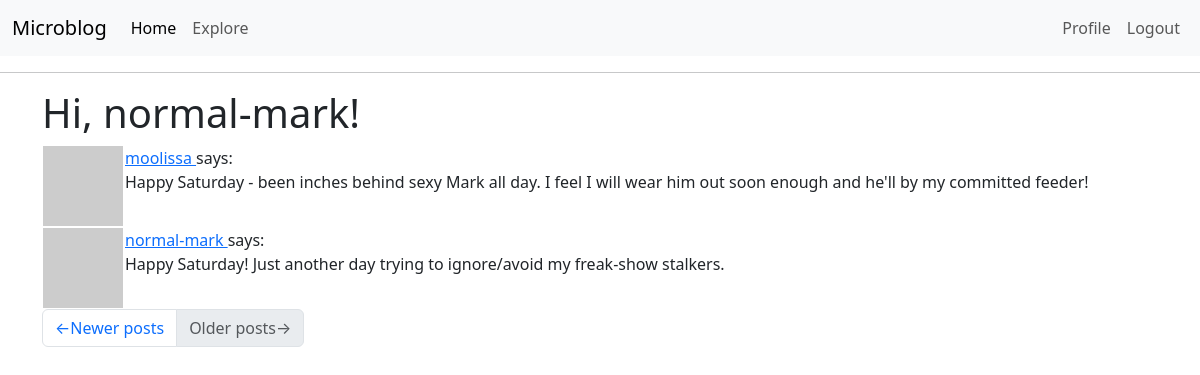
Screenshot of /explore?page=2 (signed in) with the database file from the repository.
### app/models.py (models this page shows, shortened)
class User(UserMixin, db.Model):
    id: so.Mapped[int] = so.mapped_column(primary_key=True)
    username: so.Mapped[str] = so.mapped_column(sa.String(64), index=True, unique=True)
    email: so.Mapped[str] = so.mapped_column(sa.String(120), index=True, unique=True)
    password_hash: so.Mapped[Optional[str]] = so.mapped_column(sa.String(256))
    posts: so.WriteOnlyMapped['Post'] = so.relationship(back_populates='author')
    about_me: so.Mapped[Optional[str]] = so.mapped_column(sa.String(140))
    last_seen: so.Mapped[Optional[datetime]] = so.mapped_column(default=lambda: datetime.now(timezone.utc))
    following: so.WriteOnlyMapped['User'] = so.relationship(
            secondary=followers, primaryjoin=(followers.c.follower_id == id),
            secondaryjoin=(followers.c.followed_id == id),
            back_populates='followers')
    followers: so.WriteOnlyMapped['User'] = so.relationship(
            secondary=followers, primaryjoin=(followers.c.followed_id == id),
            secondaryjoin = (followers.c.follower_id == id),
            back_populates='following')
    def avatar(self, size):
        digest = md5(self.email.lower().encode('utf-8')).hexdigest()
        return f'https://www.gravatar.com/avatar/{digest}?d=identicon&s={size}'

class Post(db.Model):
    id: so.Mapped[int] = so.mapped_column(primary_key=True)
    body: so.Mapped[str] = so.mapped_column(sa.String(140))
    timestamp: so.Mapped[datetime] = so.mapped_column(index=True, default=lambda: datetime.now(timezone.utc))
    user_id: so.Mapped[int] = so.mapped_column(sa.ForeignKey(User.id), index=True)
    author: so.Mapped[User] = so.relationship(back_populates='posts')

### app/routes.py (the view)
@app.route('/explore')
@login_required
def explore():
    page = request.args.get('page', 1, type=int)
    query = sa.select(Post).order_by(Post.timestamp.desc())
    posts = db.paginate(query, page=page, per_page=app.config['POSTS_PER_PAGE'], error_out=False)
    next_url= url_for('explore', page=posts.next_num)\
            if posts.has_next else None
    prev_url = url_for('explore', page=posts.prev_num)\
            if posts.has_prev else None
    return render_template('index.html', title='Explore', posts=posts.items,
                           next_url=next_url, prev_url=prev_url)

### app/models.py (called while the page is built)
@login.user_loader
def load_user(id):
    return db.session.get(User, int(id))

### app/routes.py (called while the page is built)
@app.before_request
def before_request():
    if current_user.is_authenticated:
        current_user.last_seen = datetime.now(timezone.utc)
        db.session.commit()

### app/templates/index.html (shortened to what this page needs)
{% extends "base.html" %}
{% import "bootstrap_wtf.html" as wtf %}
{% block content %}
    <h1>Hi, {{ current_user.username }}!</h1>
    {% for post in posts %}
        {% include '_post.html' %}
    {% endfor %}
    <nav aria-label="Post navigation">
        <ul class="pagination">
            <li class="page-item{% if not prev_url %} disabled{% endif %}">
                <a class="page-link" href="{{ prev_url }}">
                    <span aria-hidden="true">&larr;</span>{{ ('Newer posts') }}
                </a>
            </li>
            <li class="page-item{% if not next_url %} disabled{% endif %}">
                <a class="page-link" href="{{ next_url }}">
                    {{ ('Older posts') }}<span aria-hidden="true">&rarr;</span>
                </a>
            </li>
        </ul>
    </nav>
{% endblock %}

### app/templates/_post.html
<table>
    <tr valign="top">
        <td><img src="{{ post.author.avatar(36) }}"</td>
        <td>
            <a href="{{ url_for('user', username=post.author.username) }}">
                {{ post.author.username }}
            </a>
                says: <br>{{ post.body }}
        </td>
    </tr>
</table>

### rows the page displays
User: username "normal-mark"
Post: author.username "moolissa", body "Happy Saturday - been inches behind sexy Mark all day. I feel I will wear him out soon enough and he'll by my committed feeder!"
Post: author.username "normal-mark", body "Happy Saturday! Just another day trying to ignore/avoid my freak-show stalkers."

### other values shown
{{ ('Newer posts') }} "Newer posts"
{{ ('Older posts') }} "Older posts"
